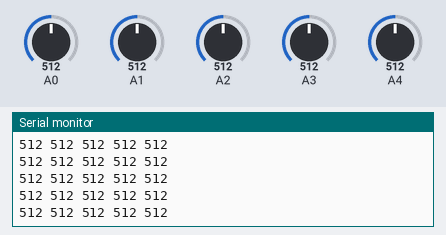
This sketch was run on a simulated Arduino Uno, built with avr-gcc and run on an emulated ATmega328P. Shown: the last lines printed to the serial monitor. The inputs (shaded band) are chosen by the test bench; at power-on: A2 = 512, A0 = 512, A1 = 512, A3 = 512, A4 = 512.

Above: at 4.2 s.
4.3 s: A2 set to 108
At 4.47 s:
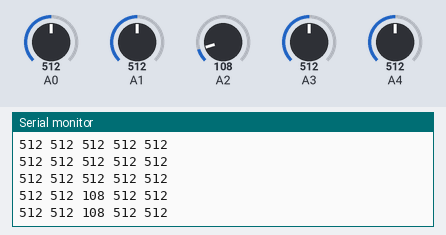
5.8 s: A2 set to 91
At 5.89 s:
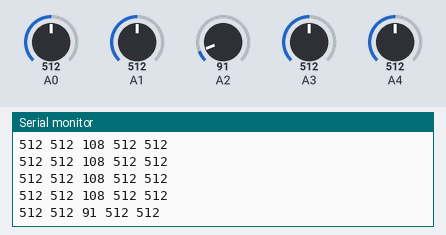
Timing chart, 0 to 8.8 s (numbered marks = the images above; inputs shaded):
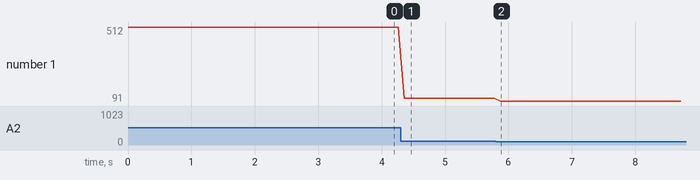

Measured:
- after the input at 4.3 s, the serial monitor: prints a new line after 0.06 s (image 1)
- after the input at 5.8 s, the serial monitor: prints a new line after 0.08 s (image 2)
- plotted number 1: 512 → 108 after the input at 4.3 s, 108 → 91 after the input at 5.8 s

The sketch:

sketcha.ino
```cpp
int val[5]; //establishing array of 5 analog inputs

void setup() {
  Serial.begin(9600); //Serial communication set up. Standard = 9600
}

void loop() {
  for(int i = 0; i < 5; i++){ //For loop will read analog inputs one by one
    val[i] = analogRead(i);
    Serial.print(val[i]);
    Serial.print(" "); //seperates analog data from the inputs into 5 distinct data sets
  }
  Serial.println();
  delay(100); //delay by 100 ms for processing power

}
```
